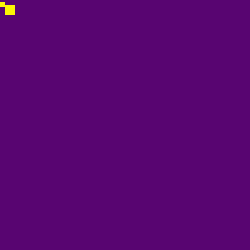
Frame 1 (no input)
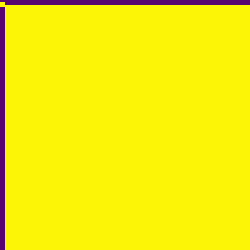
Frame 60 (the mouse pressed at the canvas centre just before this capture)
Frame 120 (the mouse held since frame 60 and released just before this capture): identical to frame 60, image omitted

The Processing sketch that drew these frames (run headless with seeded random() and noise(); from frame 60 on, the mouse is pressed at the canvas centre):

// Processing sketch: processing_18569
// ── processing_18569.pde

float y = 2.0;
float x= 0.0;

void setup() {
  size(250, 250);
  background(#580571);
  fill(#FCF505);
  noStroke();
}
void draw(){
  frameRate(10);
  rect(x ,y, 5, 5); 
  y += 10; 
  x += 10;
  if (y > 350) {
    y= -50.0;
  }
  rect(5, 5, x, x);


}
